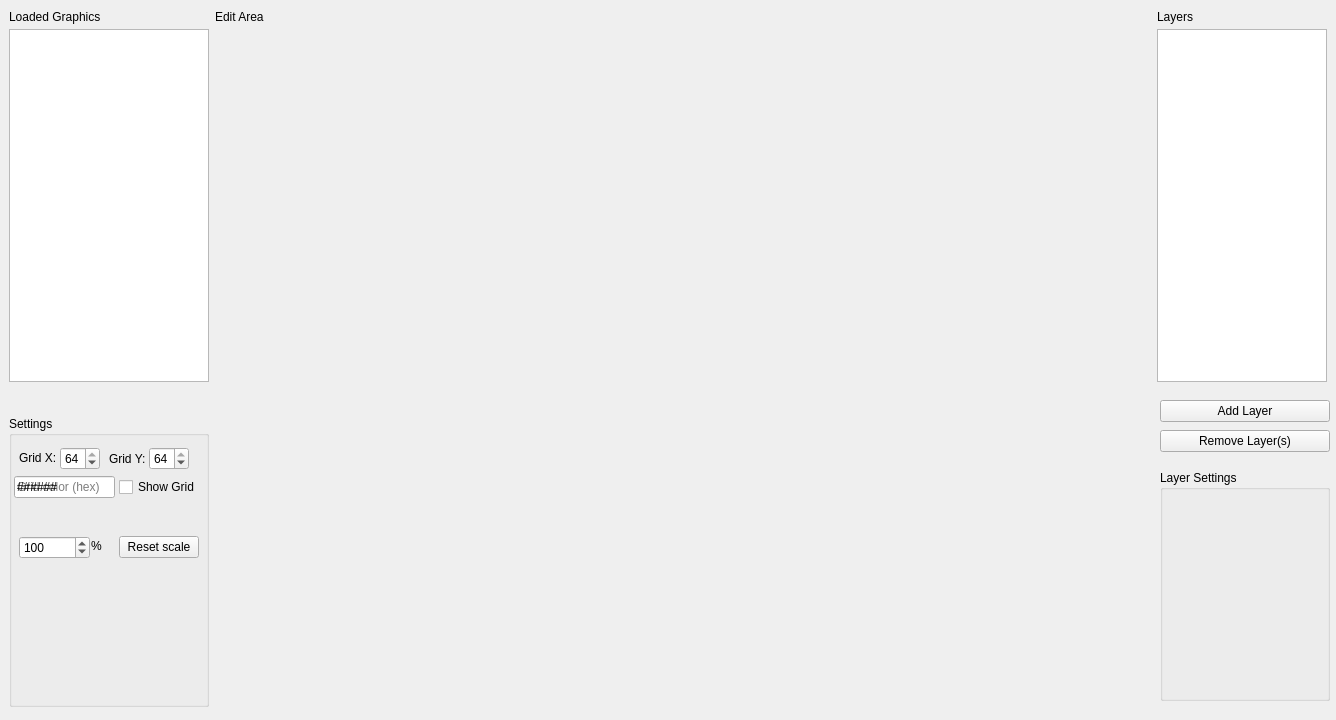
<?xml version="1.0" encoding="UTF-8"?>
<ui version="4.0">
 <class>main_window</class>
 <widget class="QMainWindow" name="main_window">
  <property name="geometry">
   <rect>
    <x>0</x>
    <y>0</y>
    <width>1336</width>
    <height>720</height>
   </rect>
  </property>
  <property name="windowTitle">
   <string>Pixelcat Editor</string>
  </property>
  <widget class="QWidget" name="centralWidget">
   <widget class="QLabel" name="label">
    <property name="geometry">
     <rect>
      <x>9</x>
      <y>9</y>
      <width>100</width>
      <height>16</height>
     </rect>
    </property>
    <property name="text">
     <string>Loaded Graphics</string>
    </property>
   </widget>
   <widget class="QLabel" name="label_2">
    <property name="geometry">
     <rect>
      <x>215</x>
      <y>9</y>
      <width>53</width>
      <height>16</height>
     </rect>
    </property>
    <property name="text">
     <string>Edit Area</string>
    </property>
   </widget>
   <widget class="QLabel" name="label_6">
    <property name="geometry">
     <rect>
      <x>1157</x>
      <y>9</y>
      <width>39</width>
      <height>16</height>
     </rect>
    </property>
    <property name="text">
     <string>Layers</string>
    </property>
   </widget>
   <widget class="pce::graphicslist_widget" name="lw_tilesets">
    <property name="geometry">
     <rect>
      <x>9</x>
      <y>29</y>
      <width>200</width>
      <height>353</height>
     </rect>
    </property>
    <property name="minimumSize">
     <size>
      <width>200</width>
      <height>0</height>
     </size>
    </property>
    <property name="maximumSize">
     <size>
      <width>200</width>
      <height>16777215</height>
     </size>
    </property>
   </widget>
   <widget class="pce::edit_area" name="w_edit_area" native="true">
    <property name="geometry">
     <rect>
      <x>215</x>
      <y>31</y>
      <width>936</width>
      <height>671</height>
     </rect>
    </property>
   </widget>
   <widget class="QListWidget" name="lw_layers">
    <property name="geometry">
     <rect>
      <x>1157</x>
      <y>29</y>
      <width>170</width>
      <height>353</height>
     </rect>
    </property>
    <property name="minimumSize">
     <size>
      <width>170</width>
      <height>0</height>
     </size>
    </property>
    <property name="maximumSize">
     <size>
      <width>170</width>
      <height>16777215</height>
     </size>
    </property>
   </widget>
   <widget class="QGroupBox" name="groupBox">
    <property name="geometry">
     <rect>
      <x>9</x>
      <y>416</y>
      <width>200</width>
      <height>291</height>
     </rect>
    </property>
    <property name="minimumSize">
     <size>
      <width>200</width>
      <height>291</height>
     </size>
    </property>
    <property name="maximumSize">
     <size>
      <width>200</width>
      <height>16777215</height>
     </size>
    </property>
    <property name="title">
     <string>Settings</string>
    </property>
    <widget class="QCheckBox" name="cb_showgrid">
     <property name="geometry">
      <rect>
       <x>110</x>
       <y>61</y>
       <width>85</width>
       <height>20</height>
      </rect>
     </property>
     <property name="text">
      <string>Show Grid</string>
     </property>
    </widget>
    <widget class="QSpinBox" name="sb_grid_x">
     <property name="geometry">
      <rect>
       <x>51</x>
       <y>31</y>
       <width>40</width>
       <height>23</height>
      </rect>
     </property>
     <property name="minimum">
      <number>16</number>
     </property>
     <property name="maximum">
      <number>64</number>
     </property>
     <property name="singleStep">
      <number>16</number>
     </property>
     <property name="value">
      <number>64</number>
     </property>
    </widget>
    <widget class="QSpinBox" name="sb_grid_y">
     <property name="geometry">
      <rect>
       <x>140</x>
       <y>31</y>
       <width>40</width>
       <height>23</height>
      </rect>
     </property>
     <property name="minimum">
      <number>16</number>
     </property>
     <property name="maximum">
      <number>64</number>
     </property>
     <property name="singleStep">
      <number>16</number>
     </property>
     <property name="value">
      <number>64</number>
     </property>
    </widget>
    <widget class="QLabel" name="label_3">
     <property name="geometry">
      <rect>
       <x>100</x>
       <y>32</y>
       <width>38</width>
       <height>21</height>
      </rect>
     </property>
     <property name="text">
      <string>Grid Y:</string>
     </property>
    </widget>
    <widget class="QLabel" name="label_4">
     <property name="geometry">
      <rect>
       <x>10</x>
       <y>31</y>
       <width>38</width>
       <height>21</height>
      </rect>
     </property>
     <property name="text">
      <string>Grid X:</string>
     </property>
    </widget>
    <widget class="QLineEdit" name="le_gridcolor">
     <property name="geometry">
      <rect>
       <x>5</x>
       <y>60</y>
       <width>101</width>
       <height>22</height>
      </rect>
     </property>
     <property name="inputMask">
      <string>HHHHHH;#</string>
     </property>
     <property name="placeholderText">
      <string>Grid color (hex)</string>
     </property>
    </widget>
    <widget class="QPushButton" name="pb_reset_scale">
     <property name="geometry">
      <rect>
       <x>110</x>
       <y>120</y>
       <width>80</width>
       <height>22</height>
      </rect>
     </property>
     <property name="text">
      <string>Reset scale</string>
     </property>
    </widget>
    <widget class="QSpinBox" name="sb_scale">
     <property name="geometry">
      <rect>
       <x>10</x>
       <y>120</y>
       <width>71</width>
       <height>23</height>
      </rect>
     </property>
     <property name="minimum">
      <number>10</number>
     </property>
     <property name="maximum">
      <number>190</number>
     </property>
     <property name="singleStep">
      <number>10</number>
     </property>
     <property name="value">
      <number>100</number>
     </property>
    </widget>
    <widget class="QLabel" name="label_5">
     <property name="geometry">
      <rect>
       <x>82</x>
       <y>123</y>
       <width>12</width>
       <height>14</height>
      </rect>
     </property>
     <property name="text">
      <string>%</string>
     </property>
    </widget>
   </widget>
   <widget class="QPushButton" name="pb_add_layer">
    <property name="geometry">
     <rect>
      <x>1160</x>
      <y>400</y>
      <width>170</width>
      <height>22</height>
     </rect>
    </property>
    <property name="minimumSize">
     <size>
      <width>170</width>
      <height>0</height>
     </size>
    </property>
    <property name="maximumSize">
     <size>
      <width>170</width>
      <height>16777215</height>
     </size>
    </property>
    <property name="text">
     <string>Add Layer</string>
    </property>
   </widget>
   <widget class="QPushButton" name="pb_remove_layer">
    <property name="geometry">
     <rect>
      <x>1160</x>
      <y>430</y>
      <width>170</width>
      <height>22</height>
     </rect>
    </property>
    <property name="minimumSize">
     <size>
      <width>170</width>
      <height>0</height>
     </size>
    </property>
    <property name="maximumSize">
     <size>
      <width>170</width>
      <height>16777215</height>
     </size>
    </property>
    <property name="text">
     <string>Remove Layer(s)</string>
    </property>
   </widget>
   <widget class="QGroupBox" name="groupBox_2">
    <property name="geometry">
     <rect>
      <x>1160</x>
      <y>470</y>
      <width>170</width>
      <height>231</height>
     </rect>
    </property>
    <property name="minimumSize">
     <size>
      <width>170</width>
      <height>0</height>
     </size>
    </property>
    <property name="maximumSize">
     <size>
      <width>170</width>
      <height>16777215</height>
     </size>
    </property>
    <property name="title">
     <string>Layer Settings</string>
    </property>
   </widget>
  </widget>
 </widget>
 <layoutdefault spacing="6" margin="11"/>
 <customwidgets>
  <customwidget>
   <class>pce::graphicslist_widget</class>
   <extends>QListWidget</extends>
   <header location="global">pce/graphicslist_widget.hpp</header>
  </customwidget>
  <customwidget>
   <class>pce::edit_area</class>
   <extends>QWidget</extends>
   <header location="global">pce/edit_area.hpp</header>
   <container>1</container>
  </customwidget>
 </customwidgets>
 <resources/>
 <connections/>
</ui>
